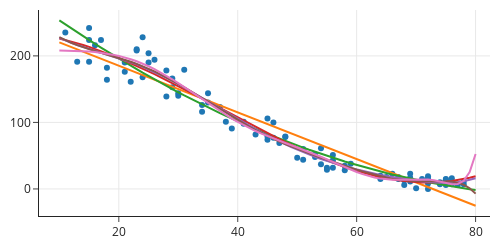

The notebook cell saved with this chart:
### Markdown cell above
Let's place all of the polynomial fits on the same graph so that we can see how the higher degree polynomials bend more and more strangely:

### Code cell
ys = [make_ys(mod = mods[j], deg = degrees[j], xs = xs)
      for j in range(6)]

fig = go.Figure()

fig.add_trace(
    go.Scatter(x=X['temp'], y=y,
              mode="markers"))

fig.add_trace(
    go.Scatter(x=xs, y=ys[0]))

fig.add_trace(
    go.Scatter(x=xs, y=ys[1]))

fig.add_trace(
    go.Scatter(x=xs, y=ys[2]))

fig.add_trace(
    go.Scatter(x=xs, y=ys[3]))

fig.add_trace(
    go.Scatter(x=xs, y=ys[4]))

fig.add_trace(
    go.Scatter(x=xs, y=ys[5]))


fig.update_layout(height=250, width=500, showlegend=False)
fig.show()
